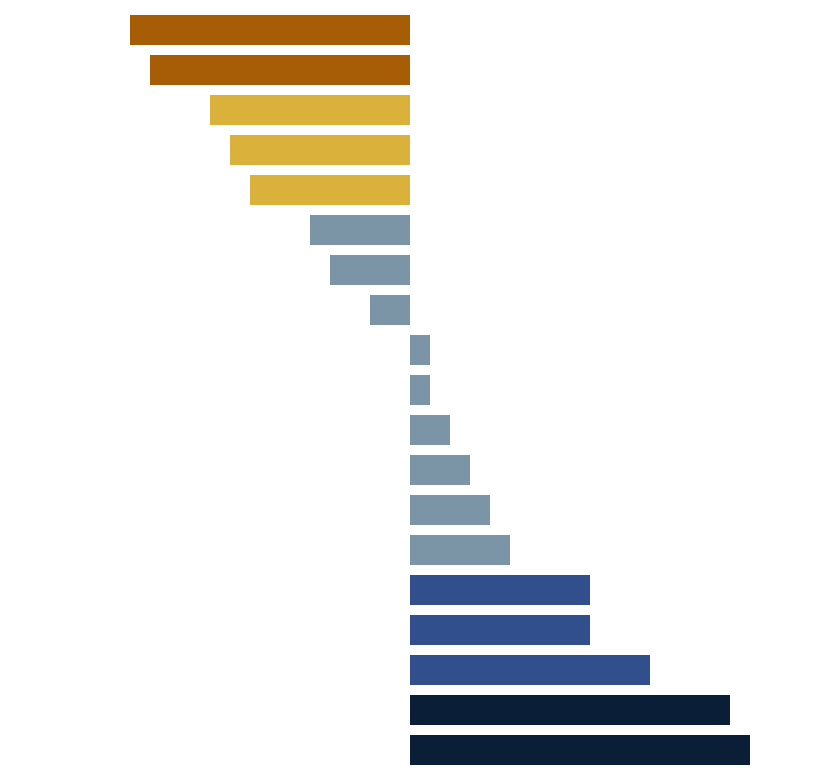

The cell this chart's notebook holds for it:
### Markdown cell above
## Paintings

Artist spend their lives dedicated to the study of colors and how we as humans perceive them. We can draw inspiration from their work when searching to evoke a specific emotion through our visualizations.

#### Starry Night by Vincent Van Gogh

### Code cell
chart_middle = alt.Chart(
    table
    ).mark_bar(color = "#7B95A6", size = 15).encode(
    x = alt.X(
        "Change", 
        scale = alt.Scale(domain = [-0.20, 0.20]), 
        axis = None,
        title = None
        ),
    y = alt.Y("Brands", sort = None, axis = None)
    )

chart_up = alt.Chart(table).mark_bar( 
        size = 15
        ).encode(
    x = alt.X(
        "Change", 
        scale = alt.Scale(domain = [-0.20, 0.20]), 
        axis = None,
        title = None
        ),
    y = alt.Y("Brands", sort = None, axis = None),
    color = alt.condition(condition_decreased, alt.value('#A65D05'), alt.value('#D9B13B'))
).transform_filter(
    alt.FieldOneOfPredicate(field='Brands', oneOf = ["Fran's Recipe", 'Wholesome Goodness',
                                                     'Lifestyle', 'Coat protection', 'Diet Lifestyle'])
    )

chart_down = alt.Chart(table).mark_bar( 
        size = 15
        ).encode(
    x = alt.X(
        "Change", 
        scale = alt.Scale(domain = [-0.20, 0.20]), 
        axis = None,
        title = None
        ),
    y = alt.Y("Brands", sort = None, axis = None),
    color = alt.condition(condition_increased,
                          alt.value('#0B1E38'), alt.value('#304F8C'))
    ).transform_filter(
    alt.FieldOneOfPredicate(field='Brands', oneOf = ['Feline Focus', 'Feline Grain Free', 'Feline Silver',
                                                    'Nutri Balance', 'Farm Fresh Basics'])
    )

starry_night = (chart_middle + chart_down + chart_up)

starry_night.properties(width = 400).configure_view(stroke = None)

### Figure 1 — Vega-Lite specification as saved in the notebook (floating-point values rounded to 4 significant figures)
{"config": {"view": {"continuousWidth": 300, "continuousHeight": 300, "stroke": null}}, "layer": [{"mark": {"type": "bar", "color": "#7B95A6", "size": 15}, "encoding": {"x": {"axis": null, "field": "Change", "scale": {"domain": [-0.2, 0.2]}, "title": null, "type": "quantitative"}, "y": {"axis": null, "field": "Brands", "sort": null, "type": "nominal"}}}, {"mark": {"type": "bar", "size": 15}, "encoding": {"color": {"condition": {"test": "(datum.Brands == \"Farm Fresh Basics\"|datum.Brands == \"Nutri Balance\")", "value": "#0B1E38"}, "value": "#304F8C"}, "x": {"axis": null, "field": "Change", "scale": {"domain": [-0.2, 0.2]}, "title": null, "type": "quantitative"}, "y": {"axis": null, "field": "Brands", "sort": null, "type": "nominal"}}, "transform": [{"filter": {"field": "Brands", "oneOf": ["Feline Focus", "Feline Grain Free", "Feline Silver", "Nutri Balance", "Farm Fresh Basics"]}}]}, {"mark": {"type": "bar", "size": 15}, "encoding": {"color": {"condition": {"test": "(datum.Brands == \"Fran's Recipe\"|datum.Brands == \"Wholesome Goodness\")", "value": "#A65D05"}, "value": "#D9B13B"}, "x": {"axis": null, "field": "Change", "scale": {"domain": [-0.2, 0.2]}, "title": null, "type": "quantitative"}, "y": {"axis": null, "field": "Brands", "sort": null, "type": "nominal"}}, "transform": [{"filter": {"field": "Brands", "oneOf": ["Fran's Recipe", "Wholesome Goodness", "Lifestyle", "Coat protection", "Diet Lifestyle"]}}]}], "data": {"name": "data-9ee411e192bdf834e5a77b44a346fa8f"}, "width": 400, "$schema": "https://vega.github.io/schema/vega-lite/v5.15.1.json", "datasets": {"data-9ee411e192bdf834e5a77b44a346fa8f": [{"spacing for dot plot": 0, "Brands": "Fran's Recipe", "Change": -0.14}, {"spacing for dot plot": 1, "Brands": "Wholesome Goodness", "Change": -0.13}, {"spacing for dot plot": 2, "Brands": "Lifestyle", "Change": -0.1}, {"spacing for dot plot": 3, "Brands": "Coat protection", "Change": -0.09}, {"spacing for dot plot": 4, "Brands": "Diet Lifestyle", "Change": -0.08}, {"spacing for dot plot": 5, "Brands": "Feline Basics", "Change": -0.05}, {"spacing for dot plot": 6, "Brands": "Lifestyle Plus", "Change": -0.04}, {"spacing for dot plot": 7, "Brands": "Feline Freedom", "Change": -0.02}, {"spacing for dot plot": 8, "Brands": "Feline Gold", "Change": 0.01}, {"spacing for dot plot": 9, "Brands": "Feline Platinum", "Change": 0.01}, {"spacing for dot plot": 10, "Brands": "Feline Instinct", "Change": 0.02}, {"spacing for dot plot": 11, "Brands": "Feline Pro", "Change": 0.03}, {"spacing for dot plot": 12, "Brands": "Farm Fresh Tasties", "Change": 0.04}, {"spacing for dot plot": 13, "Brands": "Feline Royal", "Change": 0.05}, {"spacing for dot plot": 14, "Brands": "Feline Focus", "Change": 0.09}, {"spacing for dot plot": 15, "Brands": "Feline Grain Free", "Change": 0.09}, {"spacing for dot plot": 16, "Brands": "Feline Silver", "Change": 0.12}, {"spacing for dot plot": 17, "Brands": "Nutri Balance", "Change": 0.16}, {"spacing for dot plot": 18, "Brands": "Farm Fresh Basics", "Change": 0.17}]}}
